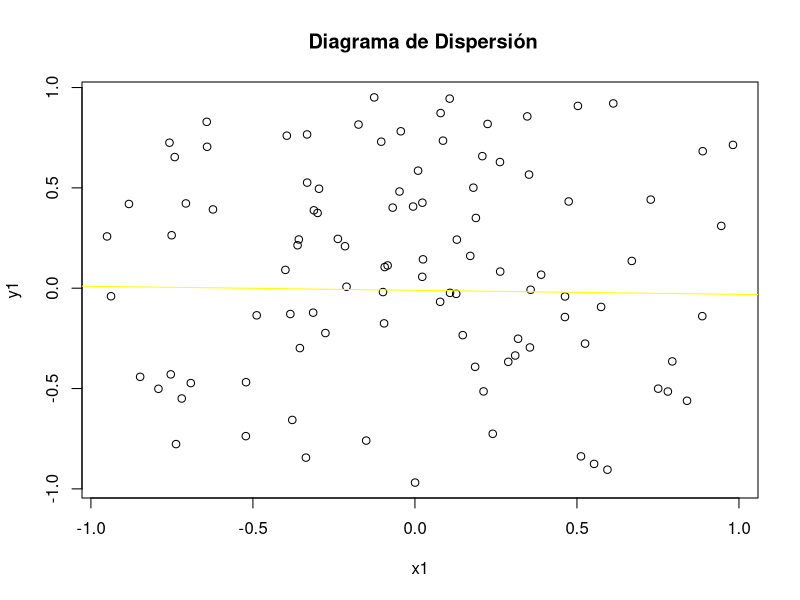
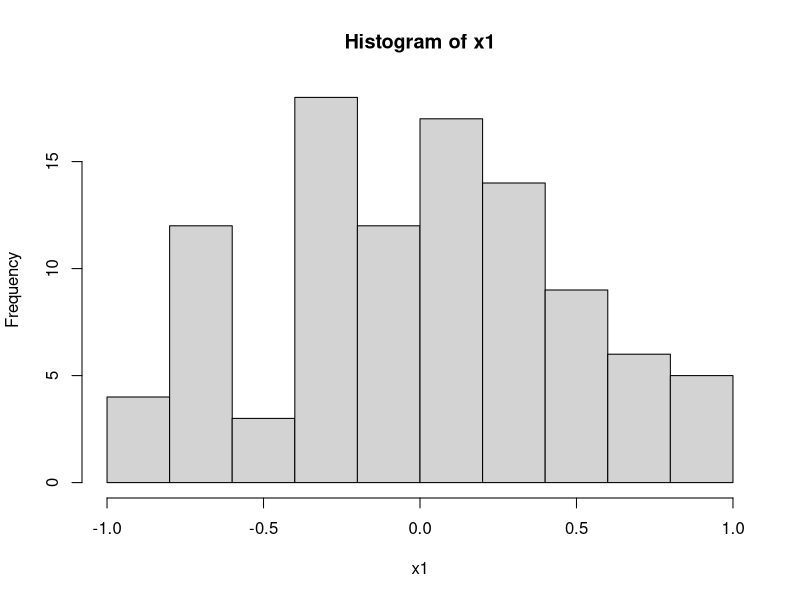
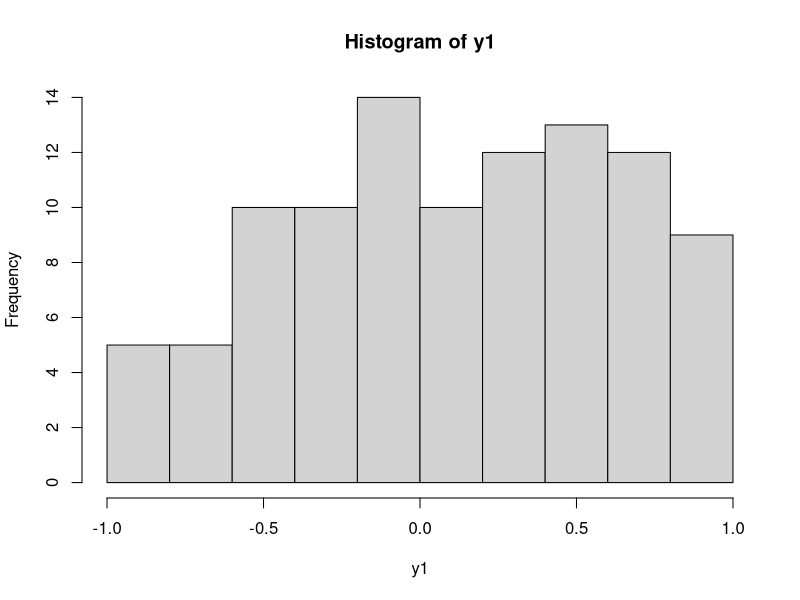
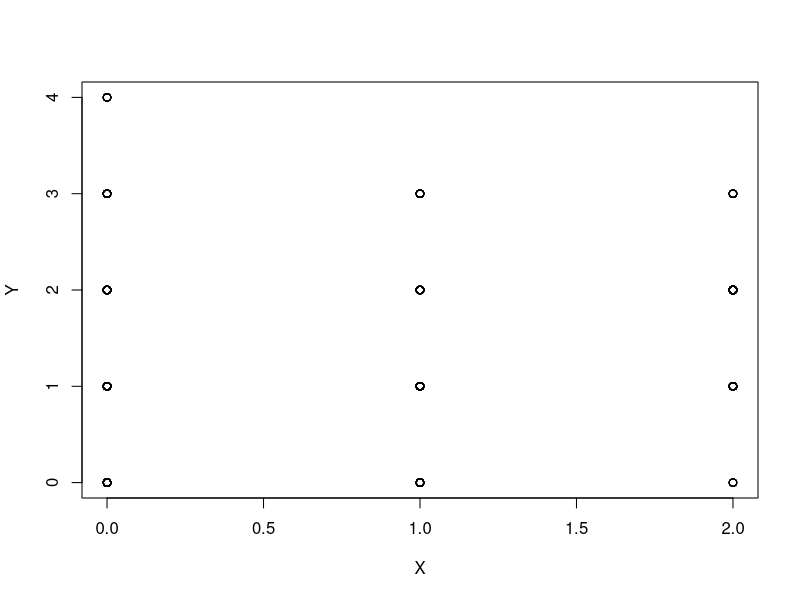
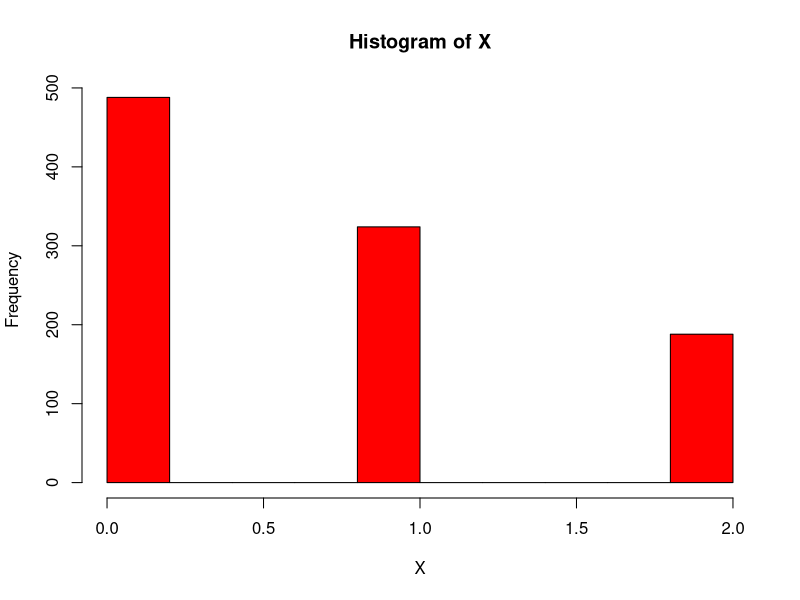
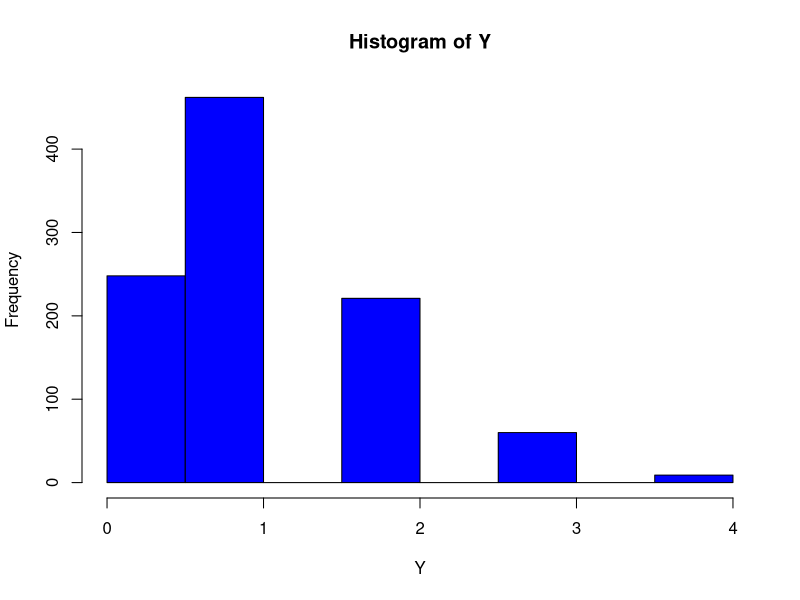

Write R code to recreate these figures, in order.
## ---- chunk 1
knitr::opts_chunk$set(echo = TRUE)
## ---- chunk 2

densidad_fxy <- function(x,y)
{
  (3/16)*(2-(x^2 +y^2))
}

#Método de aceptacion rechazo

AR<- function(ngen=0){
  copt<- 3/2
  X<-c(length(2))
  while (TRUE) {
    U <- runif(1,0,1)
    T1 <- runif(1,-1,1)
    T2 <- runif(1,-1,1)# generaremos segun la densidad auxiliar
    ngen <<- ngen+1 
    if (U<=1-(T1^2+T2^2)/2 )
      {
      X<-c(T1,T2)
      return (X)
      }
  }
}
x<-c(0,0)

system.time(x <-replicate(100,AR()))
 x1<-x[1,]
 y1 <-x[2,]
 
#Gráfico de dispersion
 plot(x1, y1, main=" Diagrama de Dispersión")
abline(lm(x1~y1), col="yellow")
hist(x1)
hist(y1)
 


## ---- chunk 3


set.seed(1)
# Conjunto de probabilidades marginales
#matriz de probabilidades 



fmp <-  c(0.15,0.23,0.06,0.03,0.01,0.09,0.18,0.05,0.02,0,0.01,0.05,0.11,0.01,0)
margx<-c(0.40,0.34,0.18)
margy<- c(0.25,0.46,0.22,0.06,0.01)
x<-c(0,1,2)
y<-c(0,1,2,3,4)

rfmp <- function(x, prob = 1/length(x), nsim = 1000) {
  # Simulación nsim v.a. discreta a partir de fmp
  # por inversión generalizada (transformación cuantil)
  # Inicializar FD
  Fx <- cumsum(prob)
  # Simular
  X <- numeric(nsim)
  Y <- numeric(nsim)
  U <- runif(nsim)
  for(j in 1:nsim) 
  {
   if (U[j] < Fx[1])
   {X[j]=0
    Y[j]=0}
    
   else if (Fx[1]<= U[j] & Fx[2]>U[j])
   {X[j]=0
    Y[j]=1}
    else if (Fx[2]<= U[j] & Fx[3]>U[j])
   {X[j]=0
    Y[j]=2}
    else if (Fx[3]<= U[j] & Fx[4]>U[j])
   {X[j]=0
    Y[j]=3}
    else if (Fx[4]<= U[j] & Fx[5]>U[j])
   {X[j]=0
    Y[j]=4}
    else if (Fx[5]<= U[j] & Fx[6]>U[j])
   {X[j]=1
    Y[j]=0}
    else if (Fx[6]<= U[j] & Fx[7]>U[j])
   {X[j]=1
    Y[j]=1}
    else if (Fx[7]<= U[j] & Fx[8]>U[j])
   {X[j]=1
    Y[j]=2}
    else if (Fx[8]<= U[j] & Fx[9]>U[j])
   {X[j]=1
    Y[j]=3}    else if (Fx[9]<= U[j] & Fx[10]>U[j])
   {X[j]=1
    Y[j]=4}
    else if (Fx[10]<= U[j] & Fx[11]>U[j])
   {X[j]=2
    Y[j]=0}
    else if (Fx[11]<= U[j] & Fx[12]>U[j])
   {X[j]=2
    Y[j]=1}
    else if (Fx[12]<= U[j] & Fx[13]>U[j])
   {X[j]=2
    Y[j]=2}
    
    else if (Fx[13]<= U[j] & Fx[14]>U[j])
   {X[j]=2
    Y[j]=3}
    else if ( Fx[14]>=U[j])
   {X[j]=2
    Y[j]=4}

  }
  PARES = cbind(X,Y)
  return(PARES)
  
}


# Simular binomial
set.seed(54321)

nsim <- 1000


fmp <-  c(0.15,0.23,0.06,0.03,0.01,0.09,0.18,0.05,0.02,0,0.01,0.05,0.11,0.01,0)
ncomp <- 0
system.time( rx <- rfmp(x, fmp, nsim) )
X<- rx[,1]
Y<- rx[,2]

plot(X, Y, xlim=range(0:2), ylim=range(0:4), type="p")
hist(X,col="red")
hist(Y,col="blue")

